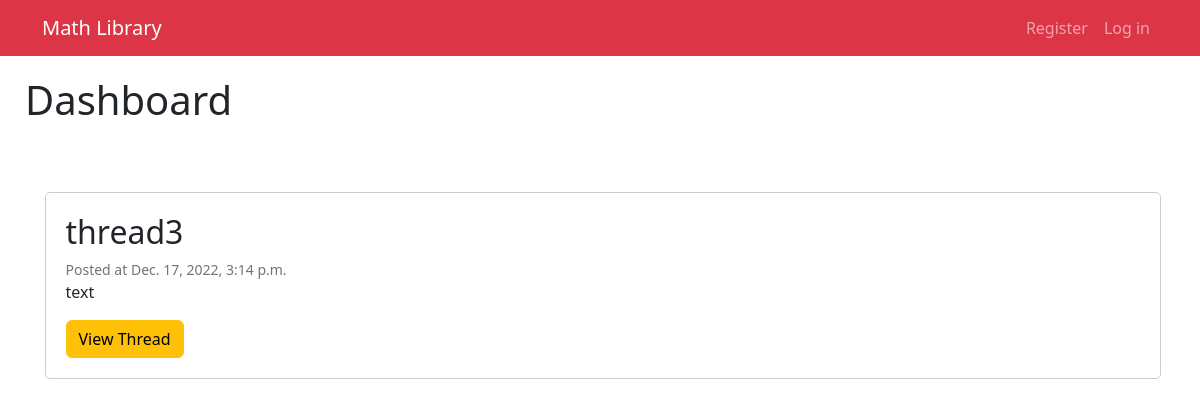
The app's page /dashboard, older data.
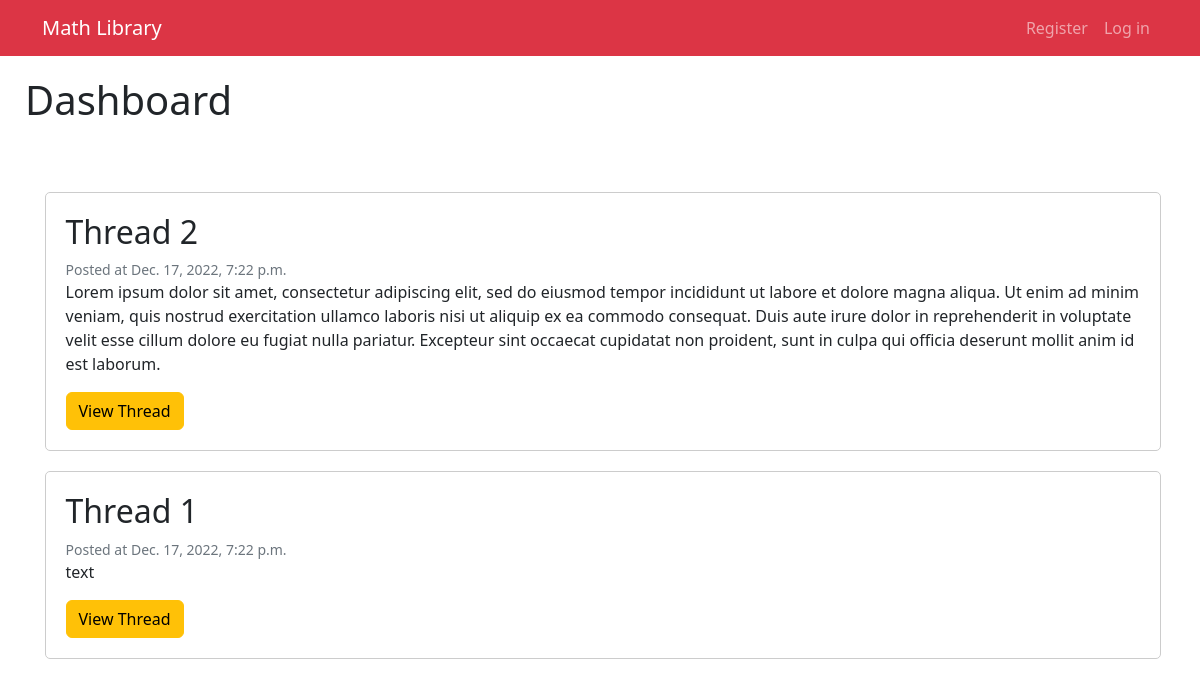
The same page, newer data.
### PythonWebFrameworkExam/web/models.py (models this page shows)
class Thread(models.Model):
    thread_title = models.CharField(
        max_length=255,
        null=False,
        blank=False,
        verbose_name='Thread Name',
    )
    thread_text = models.TextField(
        blank=False,
        null=False,
    )
    date = models.DateTimeField(auto_now_add=True)
    class Meta:
        ordering = ['-date']

### PythonWebFrameworkExam/web/views.py (the view)
# urls.py: path('dashboard', views.dashboard_page, name='dashboard'),
def dashboard_page(request):
    threads = Thread.objects.all()
    return render(request, 'dashboard.html', {'threads': threads})

### templates/dashboard.html (shortened to what this page needs)
{% include 'navigation.html' %}
<head>
</head>
<body>
    <section>
        <h1>Dashboard</h1>
    </section>
{% if 'create' not in request.path  %}
    {% if threads %}
        <section class="section">
            <div class="container">
            {% for thread in threads %}
                <div>
                    <div class="card">
                        <div class="thread block">
                            <h2 class="title">{{ thread.thread_title }}</h2>
                            <small class="text-muted">Posted at {{ thread.date }}</small>
                            <p>{{ thread.thread_text }}</p>
                        <a href="{% url 'thread_details' pk=thread.pk %}" class="btn btn-warning">View Thread</a>
                        </div>
                    </div>
                </div>
            {% endfor %}
            </div>
        </section>
    {% else %}
        <h1>No threads yet!</h1>
    {% endif %}
{% endif %}
</body>

### templates/navigation.html (shortened to what this page needs)
<head>
    <link href="https://cdn.jsdelivr.net/npm/bootstrap@5.2.3/dist/css/bootstrap.min.css" rel="stylesheet">
</head>
<body>
    <nav class="navbar navbar-expand-lg bg-danger navbar-dark">
        <div class="container">
            <a class="navbar-brand" href="{% url 'home' %}">Math Library</a>
            <ul class="navbar-nav">
                {% if request.user.is_authenticated %}
                    <li class="nav-item">
                        <div class="nav-link">Welcome, {{ request.user.username }}</div>
                    </li>
                    <li class="nav-item">
                        <a class="nav-link" href="{% url 'logout' %}">Logout</a>
                    </li>
                {% else %}
                    <li class="nav-item">
                        <a class="nav-link" href="{% url 'register' %}">Register</a>
                    </li>
                    <li class="nav-item">
                        <a class="nav-link" href="{% url 'login' %}">Log in</a>
                    </li>
                {% endif %}
            </ul>
        </div>
    </nav>
</body>

### templates/dashboard.html (style rules this page uses)
section { padding: 20px; margin-left: 5px; }
.card { border: 1px solid #ccc; border-radius: 5px; padding: 20px; margin-top: 20px; margin-bottom: 20px; }

Row changes from the older to the newer data that the page shows:
removed Thread: thread_title "thread3", date "Dec. 17, 2022, 3:14 p.m.", thread_text "text"
added Thread: thread_title "Thread 2", date "Dec. 17, 2022, 7:22 p.m.", thread_text "Lorem ipsum dolor sit amet, consectetur adipiscing elit, sed do eiusmod tempor incididunt ut labore et dolore magna aliqua. Ut enim ad minim veniam, quis nostrud exercitation ullamco laboris nisi ut aliquip ex ea commodo consequat. Duis aute irure dolor in reprehenderit in voluptate velit esse cillum dolore eu fugiat nulla pariatur. Excepteur sint occaecat cupidatat non proident, sunt in culpa qui officia deserunt mollit anim id est laborum."
added Thread: thread_title "Thread 1", date "Dec. 17, 2022, 7:22 p.m.", thread_text "text"
